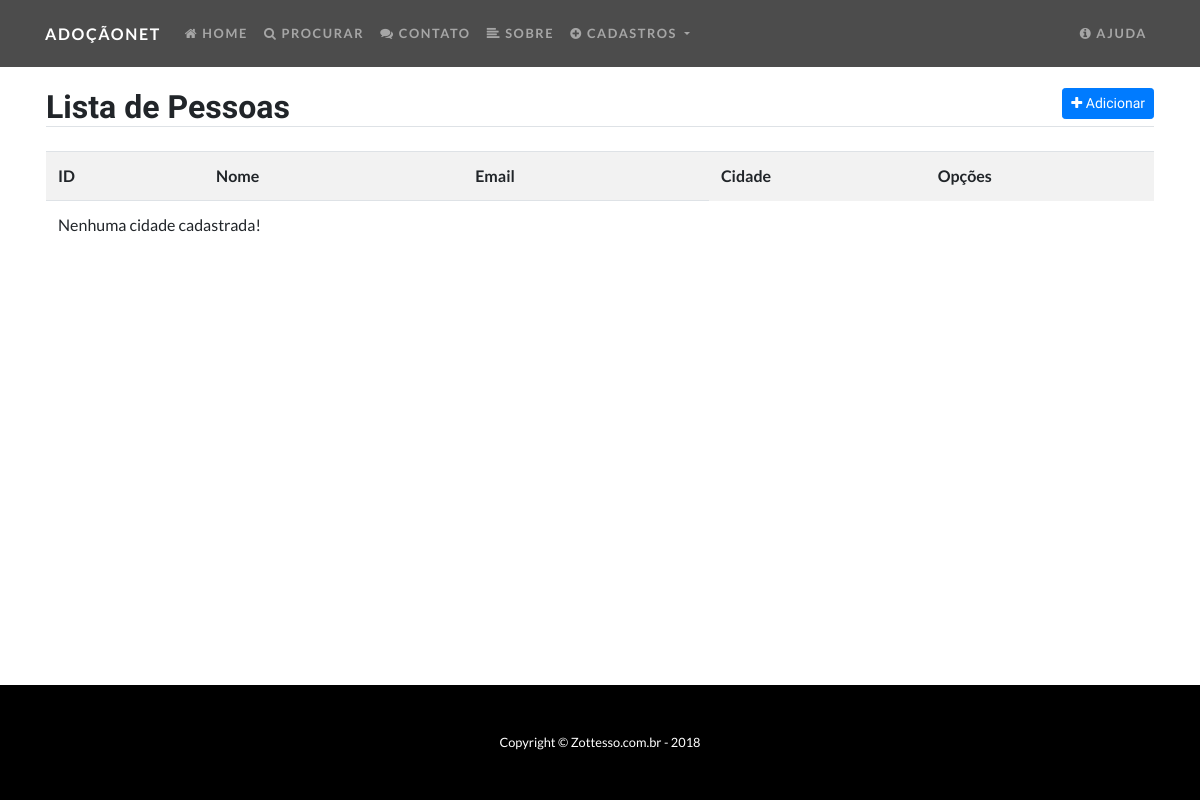
The app's page /listar/pessoas/, older data.
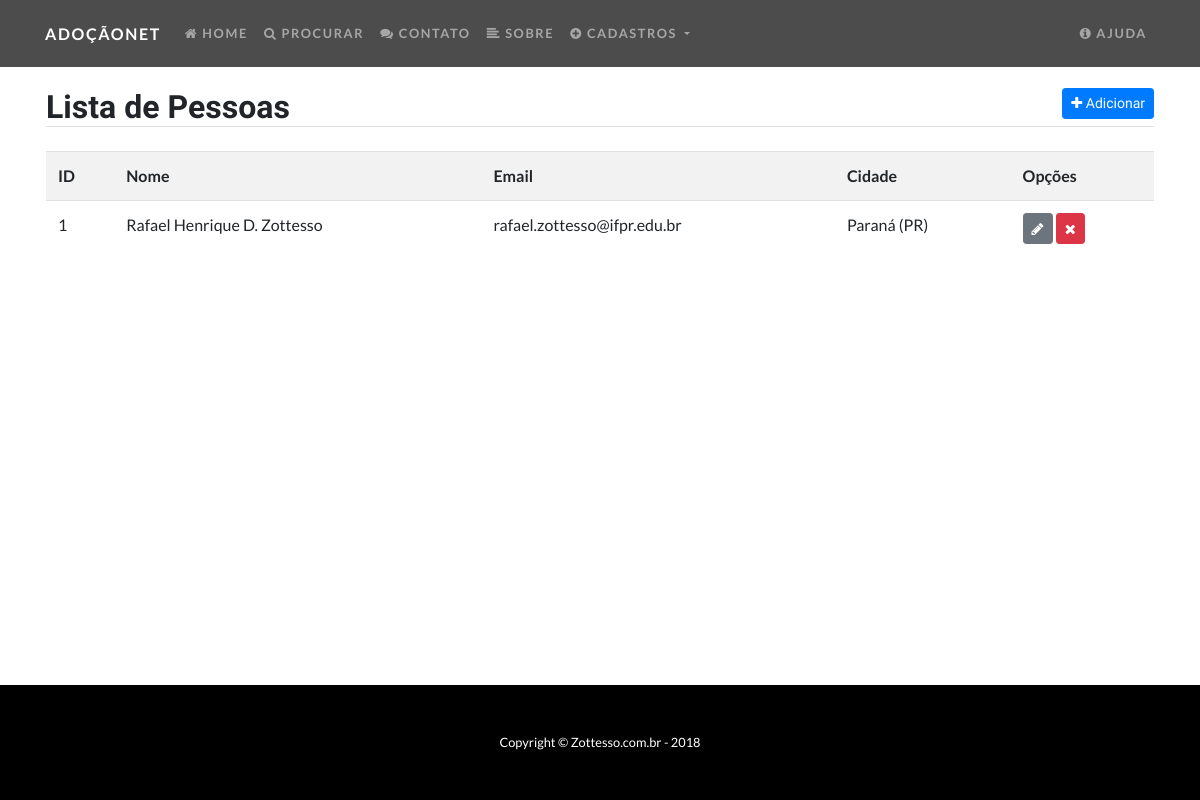
The same page, newer data.
### animais/models.py (models this page shows, shortened)
class Pessoa(models.Model):
    nome = models.CharField(max_length=50, help_text='Nome completo')
    email = models.CharField(max_length=50)
    nascimento = models.DateField('Data de Nascimento')
    cidade = models.ForeignKey(Cidade, on_delete=models.CASCADE)

class Cidade(models.Model):
    nome = models.CharField(max_length=50)
    estado = models.CharField(max_length=2, help_text='Informe apenas a sigla')
    def __str__(self):
        return self.nome + ' (' + self.estado + ')'

### animais/views.py (the view)
# urls.py: path('listar/pessoas/', PessoaList.as_view(), name="listar-pessoas"),
class PessoaList(ListView):
    model = Pessoa
    template_name = 'pessoa_list.html'

### animais/templates/pessoa_list.html (shortened to what this page needs)
{% extends 'modelo.html' %}
{% block conteudo %}
<div class="container">
  <div class="row mt-5">
    <div class="col-sm p-3 mt-4">
      <h2 class="border-bottom">
        Lista de Pessoas
        <a href="{% url 'inserir-pessoa' %}" class="float-right btn btn-primary btn-sm">
          <i class="fa fa-plus" aria-hidden="true"></i>
          Adicionar
        </a>
      </h2>
      <table class="table table-striped mt-4">
        <tr>
          <th>ID</th>
          <th>Nome</th>
          <th>Email</th>
          <th>Cidade</th>
          <th>Opções</th>
        </tr>
        {% for pessoa in object_list %}
          <tr>
            <td>{{pessoa.id}}</td>
            <td>{{pessoa.nome}}</td>
            <td>{{pessoa.email}}</td>
            <td>{{pessoa.cidade}}</td>
            <td>
              <a href="{% url 'editar-pessoa' pessoa.id %}" class="btn btn-secondary btn-sm">
                <i class="fa fa-pencil" aria-hidden="true"></i>
              </a>
              <a href="{% url 'excluir-pessoa' pessoa.id %}" class="btn btn-danger btn-sm">
                <i class="fa fa-times" aria-hidden="true"></i>
              </a>
            </td>
          </tr>
        {% empty %}
            <tr>
              <td colspan="3">Nenhuma cidade cadastrada!</td>
            </tr>
        {% endfor %}
      </table>
    </div>
  </div>
</div>
{% endblock %}

Row changes from the older to the newer data that the page shows:
added Pessoa: id "1", nome "Rafael Henrique D. Zottesso", email "rafael.zottesso@ifpr.edu.br", cidade "Paraná (PR)"
Text that changed along with them:
text no longer shown: "Nenhuma cidade cadastrada!"
